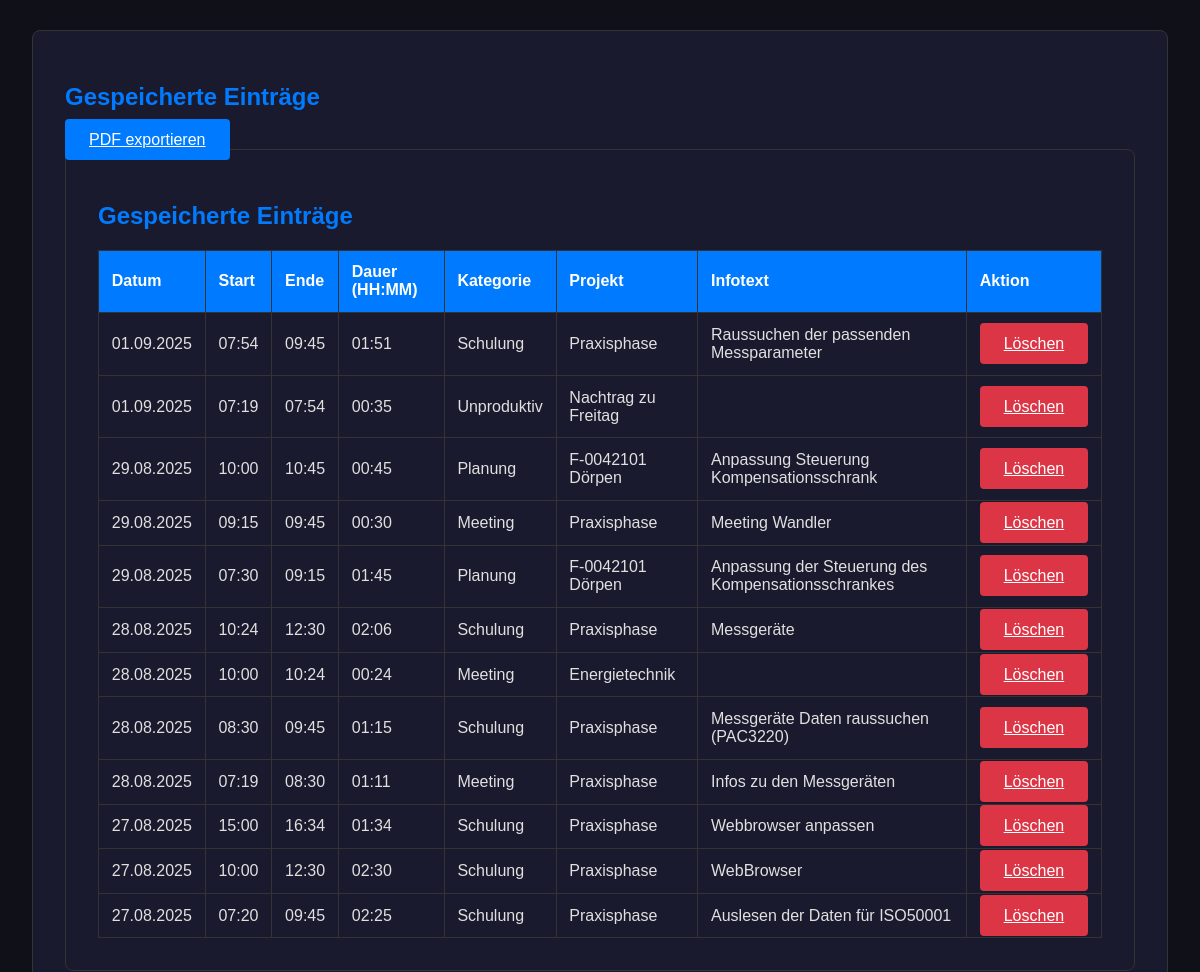
The page /dokumentation (middle part) on the database as committed earlier.
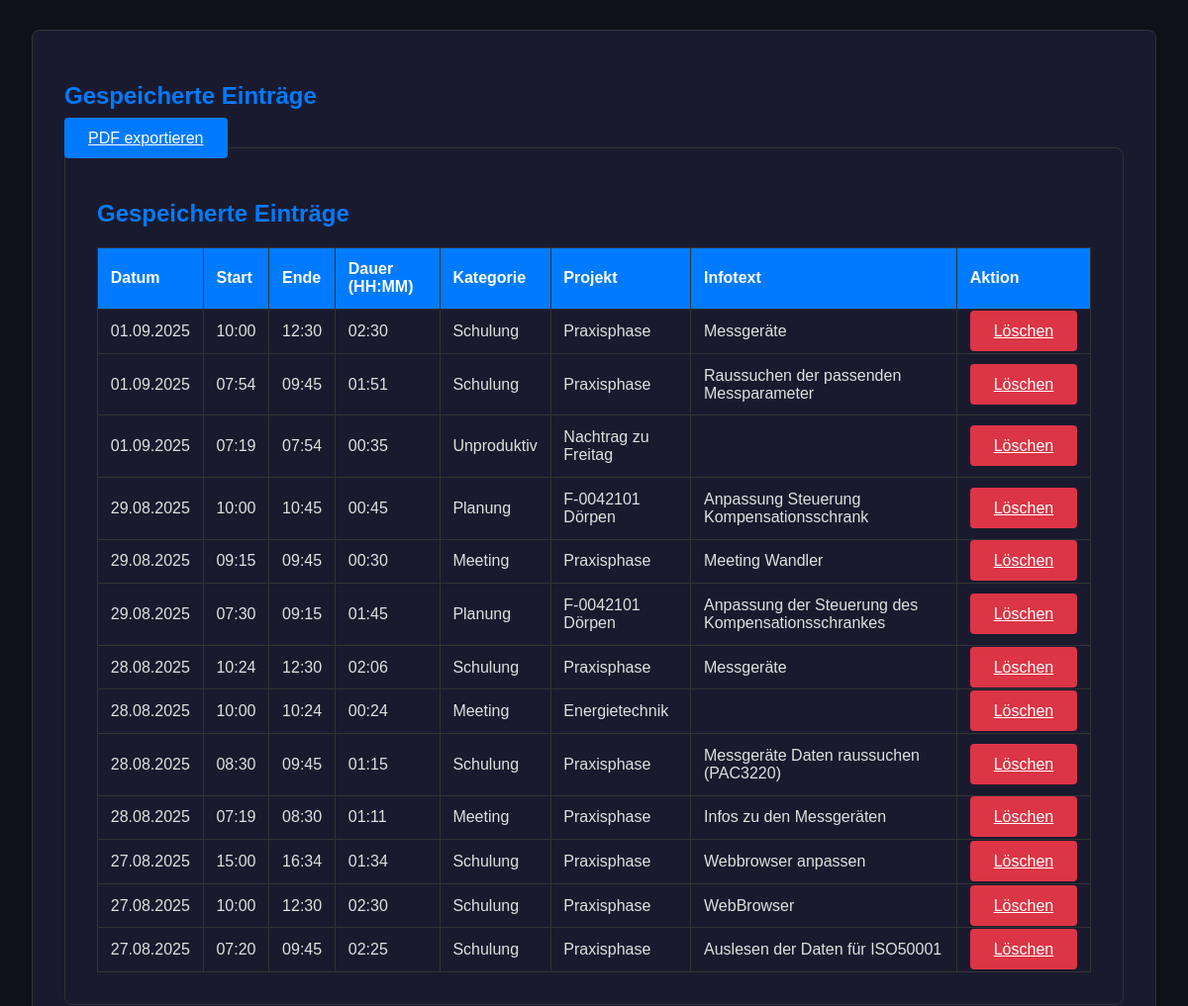
The same page on the database as committed later.
### app.py (models this page shows)
class TimeEntry(db.Model):
    id = db.Column(db.Integer, primary_key=True)
    date = db.Column(db.Date, nullable=False, default=date.today)
    start_time = db.Column(db.Time, nullable=False)
    end_time = db.Column(db.Time, nullable=False)
    category = db.Column(db.String(50), nullable=False)
    project = db.Column(db.String(100), nullable=False)
    info_text = db.Column(db.String(300), nullable=True)
    @property
    def duration(self):
        start_dt = datetime.combine(self.date, self.start_time)
        end_dt = datetime.combine(self.date, self.end_time)
        if end_dt < start_dt:
            end_dt += timedelta(days=1)
        return end_dt - start_dt
    @property
    def duration_str(self):
        total_seconds = self.duration.total_seconds()
        hours, remainder = divmod(total_seconds, 3600)
        minutes, _ = divmod(remainder, 60)
        return f"{int(hours):02}:{int(minutes):02}"

### app.py (the view, shortened to what this page needs)
@app.route('/dokumentation', methods=['GET', 'POST'])
def dokumentation():
    entries = TimeEntry.query.order_by(TimeEntry.date.desc(), TimeEntry.start_time.desc()).all()
    generate_category_chart(entries)
    return render_template('dokumentation.html', entries=entries)

### app.py (called while the page is built)
@app.context_processor
def inject_now():
    return {'now': datetime.now(timezone.utc)}

### templates/dokumentation.html (shortened to what this page needs)
{% extends 'base.html' %}
{% block content %}
    <div class="table-container">
    <h2>Gespeicherte Einträge</h2>
    <a href="{{ url_for('generate_pdf') }}" class="btn" style="margin-bottom: 1rem;">PDF exportieren</a>
    <div class="table-container">
        <h2>Gespeicherte Einträge</h2>
        <table class="data-table">
            <thead>
                <tr>
                    <th>Datum</th>
                    <th>Start</th>
                    <th>Ende</th>
                    <th>Dauer (HH:MM)</th>
                    <th>Kategorie</th>
                    <th>Projekt</th>
                    <th>Infotext</th>
                    <th>Aktion</th>
                </tr>
            </thead>
            <tbody>
                {% for entry in entries %}
                <tr>
                    <td>{{ entry.date.strftime('%d.%m.%Y') }}</td>
                    <td>{{ entry.start_time.strftime('%H:%M') }}</td>
                    <td>{{ entry.end_time.strftime('%H:%M') }}</td>
                    <td>{{ entry.duration_str }}</td>
                    <td>{{ entry.category }}</td>
                    <td>{{ entry.project }}</td>
                    <td>{{ entry.info_text }}</td>
                    <td>
                        <a href="{{ url_for('delete_entry', entry_id=entry.id) }}"
                           class="btn btn-danger"
                           onclick="return confirm('Möchtest du diesen Eintrag wirklich löschen?');">Löschen</a>
                    </td>
                </tr>
                {% else %}
                <tr>
                    <td colspan="8">Noch keine Einträge vorhanden.</td>
                </tr>
                {% endfor %}
            </tbody>
        </table>
    </div>
{% endblock %}

### templates/base.html (shortened to what this page needs)
<!DOCTYPE html>
<html lang="de">
<head>
    <link rel="stylesheet" href="{{ url_for('static', filename='css/style.css') }}">
</head>
<body>
    <main class="main-content">
        {% block content %}{% endblock %}
    </main>
</body>
</html>

### static/css/style.css (style rules this page uses)
:root { --primary-bg-color: #0f1018; --secondary-bg-color: #1a1a2e; --primary-text-color: #e0e0e0; --accent-color: #007bff; --accent-hover-color: #0056b3; --border-color: #333; --success-color: #28a745; --error-color: #dc3545; }
body { font-family: Arial, sans-serif; background-color: var(--primary-bg-color); color: var(--primary-text-color); margin: 0; padding-top: 70px; }
.main-content { padding: 2rem; max-width: 1200px; margin: 0 auto; }
h1, h2 { color: var(--accent-color); }
.form-container, .result-container, .table-container, .chart-container { background-color: var(--secondary-bg-color); padding: 2rem; border-radius: 8px; margin-bottom: 2rem; border: 1px solid var(--border-color); }
.btn { padding: 0.75rem 1.5rem; border: none; border-radius: 4px; background-color: var(--accent-color); color: white; font-size: 1rem; cursor: pointer; transition: background-color 0.2s ease; }
.btn-danger { background-color: var(--error-color); }
.data-table { width: 100%; border-collapse: collapse; margin-top: 1rem; }
.data-table th, .data-table td { border: 1px solid var(--border-color); padding: 0.8rem; text-align: left; }
.data-table th { background-color: var(--accent-color); color: white; }

Rows that differ between the two databases and show on the page:
added TimeEntry: date "01.09.2025", start_time "10:00", end_time "12:30", duration_str "02:30", category "Schulung", project "Praxisphase", info_text "Messgeräte"
